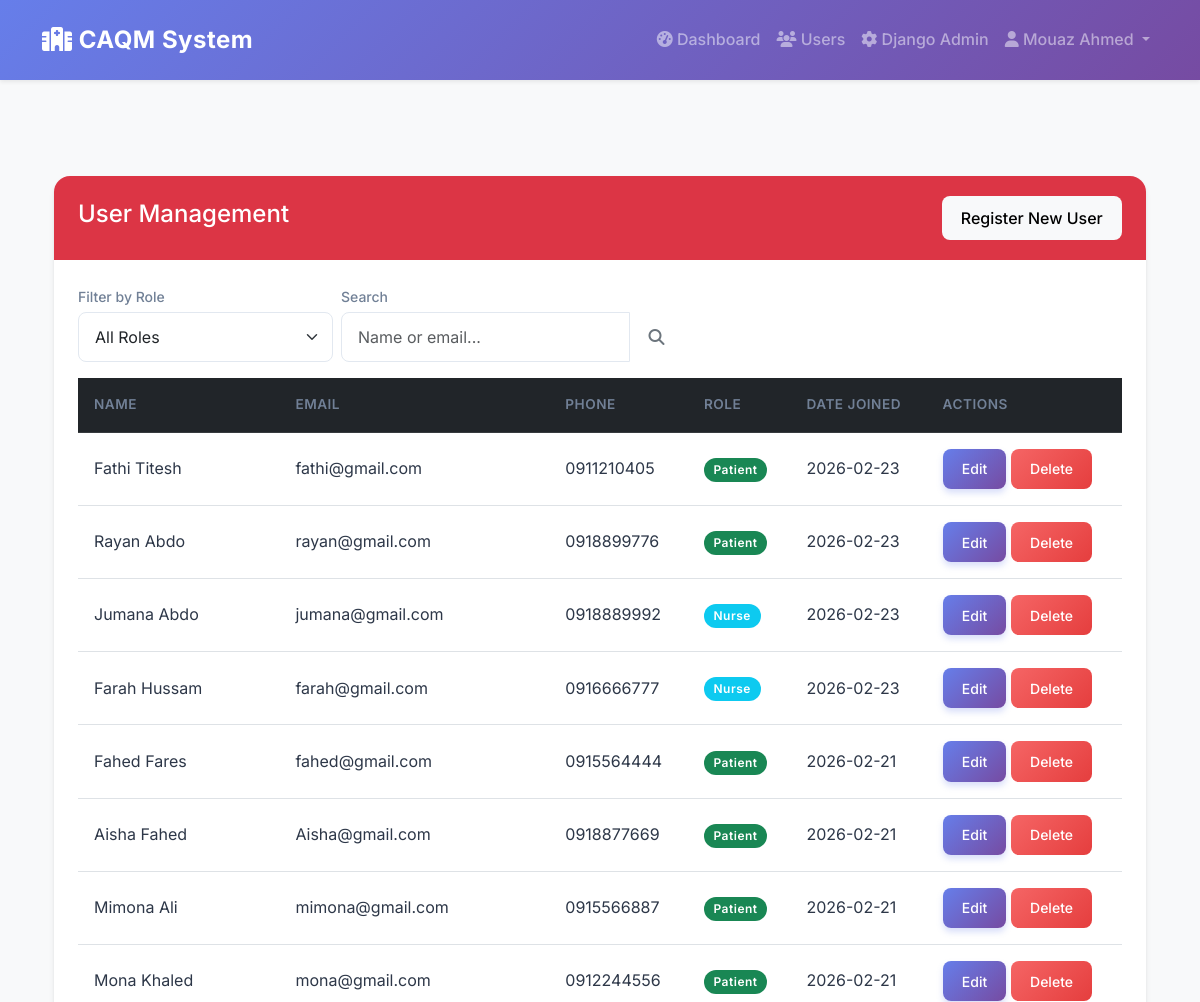
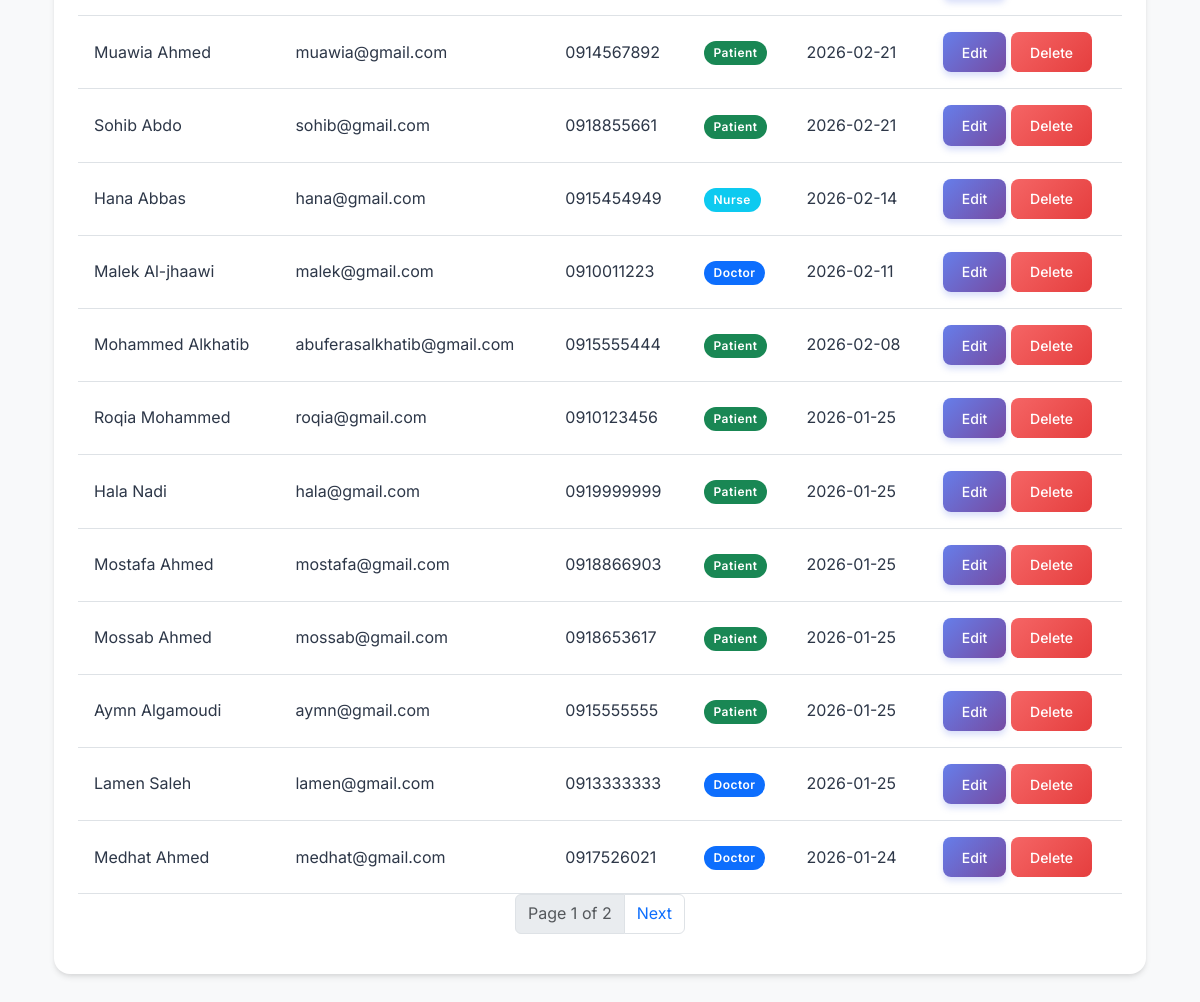
Page /admins/users/ (signed in) on the committed database (2 pictures, top to bottom).
### accounts/models.py (models this page shows, shortened)
class User(AbstractBaseUser, PermissionsMixin):
    ROLE_CHOICES = [
        ('PATIENT', 'Patient'),
        ('DOCTOR', 'Doctor'),
        ('NURSE', 'Nurse'),
        ('ADMIN', 'Admin'),
    ]
    GENDER_CHOICES = [
        ('MALE', 'Male'),
        ('FEMALE', 'Female'),
    ]
    email = models.EmailField(unique=True, max_length=255)
    first_name = models.CharField(max_length=100)
    last_name = models.CharField(max_length=100)
    phone_regex = RegexValidator(
        regex=r'^(091|092|093|094)\d{7}$',
        message="Phone number must be in the format: '091xxxxxxx', '092xxxxxxx', '093xxxxxxx', or '094xxxxxxx' (10 digits total)."
    )
    phone = models.CharField(validators=[phone_regex], max_length=17, blank=True)
    date_of_birth = models.DateField(null=True, blank=True)
    gender = models.CharField(max_length=10, choices=GENDER_CHOICES, blank=True, default='')
    role = models.CharField(max_length=10, choices=ROLE_CHOICES, default='PATIENT')
    is_active = models.BooleanField(default=True)
    is_staff = models.BooleanField(default=False)
    created_at = models.DateTimeField(auto_now_add=True)
    updated_at = models.DateTimeField(auto_now=True)
    objects = UserManager()
    USERNAME_FIELD = 'email'
    REQUIRED_FIELDS = ['first_name', 'last_name', 'date_of_birth']
    class Meta:
        db_table = 'users'
        verbose_name = 'User'
        verbose_name_plural = 'Users'
    def get_full_name(self):
        return f"{self.first_name} {self.last_name}"
    def is_patient(self):
        return self.role == 'PATIENT'
    def is_doctor(self):
        return self.role == 'DOCTOR'
    def is_admin(self):
        return self.role == 'ADMIN'
    def is_nurse(self):
        return self.role == 'NURSE'

### admins/views.py (the view)
# urls.py: path('users/', AdminUserListView.as_view(), name='admin_user_list'),
class AdminUserListView(LoginRequiredMixin, AdminRequiredMixin, ListView):
    model = User
    template_name = 'admins/admin_user_list.html'
    context_object_name = 'users'
    paginate_by = 20
    def get_queryset(self):
        role_filter = self.request.GET.get('role')
        search = self.request.GET.get('search', '').strip()
        return AdminService.get_all_users(role=role_filter, search=search or None)
    def get_context_data(self, **kwargs):
        context = super().get_context_data(**kwargs)
        context['role_filter'] = self.request.GET.get('role', '')
        context['search_query'] = self.request.GET.get('search', '')
        return context

### admins/services.py (called while the page is built)
    @staticmethod
    def get_all_users(role=None, search=None):
        try:
            from django.db.models import Q
            queryset = User.objects.all().order_by('-created_at')
            if role:
                queryset = queryset.filter(role=role)
            if search:
                queryset = queryset.filter(
                    Q(first_name__icontains=search) |
                    Q(last_name__icontains=search) |
                    Q(email__icontains=search)
                )
            return queryset
        except Exception as e:
            logger.error(f"Error getting users: {e}")
            return User.objects.none()

### admins/views.py (called while the page is built)
    def test_func(self):
        return self.request.user.is_authenticated and self.request.user.is_admin()

### admins/templates/admins/admin_user_list.html (shortened to what this page needs)
{% extends 'accounts/base.html' %}
{% load static %}
{% block content %}
<div class="container mt-5">
    <div class="card">
        <div class="card-header bg-danger text-white d-flex justify-content-between align-items-center">
            <h4> User Management</h4>
            <a href="{% url 'admins:admin_register_user' %}" class="btn btn-light">
                 Register New User
            </a>
        </div>
        <div class="card-body">
            <form method="get" class="mb-3">
                <div class="row g-2 align-items-end">
                    <div class="col-sm-4 col-md-3">
                        <label for="role" class="form-label mb-1 small text-muted">Filter by Role</label>
                        <select name="role" class="form-select" id="role" onchange="this.form.submit()">
                            <option value="">All Roles</option>
                        </select>
                    </div>
                    <div class="col-sm-5 col-md-4">
                        <label for="search" class="form-label mb-1 small text-muted">Search</label>
                        <div class="input-group">
                            <input type="text" class="form-control" id="search" name="search"
                                   placeholder="Name or email..." value="{{ search_query }}" aria-label="Search users by name or email">
                            <button class="btn btn-outline-secondary" type="submit" aria-label="Search users">
                                <i class="fas fa-search"></i>
                            </button>
                        </div>
                    </div>
                </div>
            </form>
            <div class="table-responsive">
                <table class="table table-hover">
                    <thead class="table-dark">
                        <tr>
                            <th>Name</th>
                            <th>Email</th>
                            <th>Phone</th>
                            <th>Role</th>
                            <th>Date Joined</th>
                            <th>Actions</th>
                        </tr>
                    </thead>
                    <tbody>
                        {% for user in users %}
                        <tr>
                            <td>{{ user.get_full_name }}</td>
                            <td>{{ user.email }}</td>
                            <td>{{ user.phone }}</td>
                            <td>
                                <span
                                    class="badge bg-{% if user.role == 'ADMIN' %}danger{% elif user.role == 'DOCTOR' %}primary{% elif user.role == 'NURSE' %}info{% else %}success{% endif %}">
                                    {{ user.get_role_display }}
                                </span>
                            </td>
                            <td>{{ user.created_at|date:'Y-m-d' }}</td>
                            <td>
                                <a href="{% url 'admins:admin_edit_user' user.id %}" class="btn btn-sm btn-primary" aria-label="Edit user {{ user.get_full_name }}">
                                     Edit
                                </a>
                                {% if user.id != request.user.id %}
                                <button type="button" class="btn btn-sm btn-danger delete-user-btn"
                                        data-bs-toggle="modal"
                                        data-bs-target="#deleteUserModal"
                                        data-user-id="{{ user.id }}"
                                        data-user-name="{{ user.get_full_name }}"
                                        data-user-email="{{ user.email }}"
                                        data-user-role="{{ user.get_role_display }}"
                                        aria-label="Delete user {{ user.get_full_name }}">
                                     Delete
                                </button>
                                {% else %}
                                <button type="button" class="btn btn-sm btn-danger" disabled title="Cannot delete yourself" aria-label="Delete user button is disabled because you cannot delete yourself">
                                    <i class="bi bi-trash"></i> Delete
                                </button>
                                {% endif %}
                            </td>
                        </tr>
                        {% endfor %}
                    </tbody>
                </table>
            </div>
            {% if is_paginated %}
            <nav aria-label="User list pagination">
                <ul class="pagination justify-content-center">
                    <li class="page-item disabled">
                        <span class="page-link">Page {{ page_obj.number }} of {{ page_obj.paginator.num_pages }}</span>
                    </li>
                    {% if page_obj.has_next %}
                    <li class="page-item">
                        <a class="page-link"
                            href="?page={{ page_obj.next_page_number }}{% if role_filter %}&role={{ role_filter }}{% endif %}{% if search_query %}&search={{ search_query }}{% endif %}" aria-label="Go to next page">Next</a>
                    </li>
                    {% endif %}
                </ul>
            </nav>
            {% endif %}
        </div>
    </div>
</div>
{% endblock %}

### accounts/templates/accounts/base.html (shortened to what this page needs)
{% load static %}
<!DOCTYPE html>
<html lang="en">
<head>
    <link href="https://cdn.jsdelivr.net/npm/bootstrap@5.3.0/dist/css/bootstrap.min.css" rel="stylesheet">
    <link rel="stylesheet" href="https://cdnjs.cloudflare.com/ajax/libs/font-awesome/6.4.0/css/all.min.css">
    <link rel="stylesheet" href="{% static 'css/style.css' %}">
</head>
<body>
    <nav class="navbar navbar-expand-lg navbar-dark shadow-sm">
        <div class="container">
            <a class="navbar-brand" href="{% url 'accounts:login' %}">
                <i class="fas fa-hospital"></i> CAQM System
            </a>
            <div class="collapse navbar-collapse" id="navbarNav">
                <ul class="navbar-nav ms-auto">
                    {% if user.is_authenticated %}
                    {% if user.is_patient %}
                    <li class="nav-item">
                        <a class="nav-link" href="{% url 'patients:book_appointment' %}">
                            <i class="fas fa-calendar-plus"></i> Book Appointment
                        </a>
                    </li>
                    <li class="nav-item">
                        <a class="nav-link" href="{% url 'patients:my_appointments' %}">
                            <i class="fas fa-calendar-check"></i> My Appointments
                        </a>
                    </li>
                    <li class="nav-item">
                        <a class="nav-link" href="{% url 'patients:notifications' %}">
                            <i class="fas fa-bell"></i> Notifications
                            {% if user.unread_notifications_count %}
                            <span class="badge bg-danger rounded-pill">{{ user.unread_notifications_count }}</span>
                            {% endif %}
                        </a>
                    </li>
                    <li class="nav-item">
                        <a class="nav-link" href="{% url 'patients:submit_patient_form' %}">
                            <i class="fas fa-file-medical"></i> Submit Medical Form
                        </a>
                    </li>
                    <li class="nav-item">
                        <a class="nav-link" href="{% url 'queues:queue_status' %}">
                            <i class="fas fa-list-ol"></i> Queue
                        </a>
                    </li>
                    {% elif user.is_admin %}
                    <li class="nav-item">
                        <a class="nav-link" href="{% url 'admins:admin_dashboard' %}">
                            <i class="fas fa-tachometer-alt"></i> Dashboard
                        </a>
                    </li>
                    <li class="nav-item">
                        <a class="nav-link" href="{% url 'admins:admin_user_list' %}">
                            <i class="fas fa-users"></i> Users
                        </a>
                    </li>
                    <li class="nav-item">
                        <a class="nav-link" href="{% url 'admin:index' %}">
                            <i class="fas fa-cog"></i> Django Admin
                        </a>
                    </li>
                    {% endif %}
                    <li class="nav-item dropdown">
                        <a class="nav-link dropdown-toggle" href="#" id="userDropdown" role="button"
                            data-bs-toggle="dropdown">
                            <i class="fas fa-user"></i> {{ user.get_full_name }}
                        </a>
                    </li>
                    {% endif %}
                </ul>
            </div>
        </div>
    </nav>
    <main class="container my-5">
        {% block content %}{% endblock %}
    </main>
</body>
</html>

### static/css/style.css (style rules this page uses)
:root { --primary-color: #667eea; --secondary-color: #764ba2; --accent-color: #00cdac; --text-dark: #2d3748; --text-light: #718096; --bg-light: #f8f9fa; --white: #ffffff; --success: #48bb78; --danger: #f56565; --warning: #ed8936; --info: #4299e1; --shadow-sm: 0 1px 3px 0 rgba(0, 0, 0, 0.1), 0 1px 2px 0 rgba(0, 0, 0, 0.06); --shadow-md: 0 4px 6px -1px rgba(0, 0, 0, 0.1), 0 2px 4px -1px rgba(0, 0, 0, 0.06); --shadow-lg: 0 10px 15px -3px rgba(0, 0, 0, 0.1), 0 4px 6px -2px rgba(0, 0, 0, 0.05); --radius-md: 0.5rem; --radius-lg: 1rem; }
body { background-color: var(--bg-light); font-family: 'Inter', -apple-system, BlinkMacSystemFont, "Segoe UI", Roboto, "Helvetica Neue", Arial, sans-serif; color: var(--text-dark); line-height: 1.6; min-height: 100vh; display: flex; flex-direction: column; }
.navbar { background: linear-gradient(135deg, var(--primary-color) 0%, var(--secondary-color) 100%); box-shadow: var(--shadow-md); padding: 1rem 0; }
.navbar-brand { font-weight: 700; font-size: 1.5rem; letter-spacing: 0.5px; }
.nav-link { font-weight: 500; transition: all 0.3s ease; opacity: 0.9; }
.card { border: none; border-radius: var(--radius-lg); box-shadow: var(--shadow-md); transition: transform 0.3s ease, box-shadow 0.3s ease; background: var(--white); overflow: hidden; margin-bottom: 1.5rem; }
.card-header { border-bottom: none; padding: 1.25rem 1.5rem; font-weight: 600; }
.card-body { padding: 1.5rem; }
.btn { border-radius: var(--radius-md); padding: 0.6rem 1.2rem; font-weight: 500; transition: all 0.3s ease; border: none; }
.btn-primary { background: linear-gradient(135deg, var(--primary-color) 0%, var(--secondary-color) 100%); box-shadow: 0 4px 6px rgba(102, 126, 234, 0.25); }
.btn-danger { background: linear-gradient(135deg, #f56565 0%, #e53e3e 100%); }
.form-control, .form-select { border-radius: var(--radius-md); border: 1px solid #e2e8f0; padding: 0.75rem 1rem; transition: all 0.3s ease; }
.form-label { font-weight: 500; color: var(--text-dark); margin-bottom: 0.5rem; }
.table { margin-bottom: 0; }
.table th { font-weight: 600; color: var(--text-light); text-transform: uppercase; font-size: 0.85rem; letter-spacing: 0.5px; border-bottom-width: 1px; padding: 1rem; }
.table td { vertical-align: middle; padding: 1rem; color: var(--text-dark); }
.badge { padding: 0.5em 0.8em; border-radius: 20px; font-weight: 600; letter-spacing: 0.5px; }
.text-muted { color: var(--text-light) !important; }

### rows in the picture
User: get_full_name "Mouaz Ahmed"
User: get_full_name "Fathi Titesh", email "fathi@gmail.com", phone "0911210405", role "Patient", created_at "2026-02-23"
User: get_full_name "Rayan Abdo", email "rayan@gmail.com", phone "0918899776", role "Patient", created_at "2026-02-23"
User: get_full_name "Jumana Abdo", email "jumana@gmail.com", phone "0918889992", role "Nurse", created_at "2026-02-23"
User: get_full_name "Farah Hussam", email "farah@gmail.com", phone "0916666777", role "Nurse", created_at "2026-02-23"
User: get_full_name "Fahed Fares", email "fahed@gmail.com", phone "0915564444", role "Patient", created_at "2026-02-21"
User: get_full_name "Aisha Fahed", email "Aisha@gmail.com", phone "0918877669", role "Patient", created_at "2026-02-21"
User: get_full_name "Mimona Ali", email "mimona@gmail.com", phone "0915566887", role "Patient", created_at "2026-02-21"
User: get_full_name "Mona Khaled", email "mona@gmail.com", phone "0912244556", role "Patient", created_at "2026-02-21"
User: get_full_name "Muawia Ahmed", email "muawia@gmail.com", phone "0914567892", role "Patient", created_at "2026-02-21"
User: get_full_name "Sohib Abdo", email "sohib@gmail.com", phone "0918855661", role "Patient", created_at "2026-02-21"
User: get_full_name "Hana Abbas", email "hana@gmail.com", phone "0915454949", role "Nurse", created_at "2026-02-14"
User: get_full_name "Malek Al-jhaawi", email "malek@gmail.com", phone "0910011223", role "Doctor", created_at "2026-02-11"
User: get_full_name "Mohammed Alkhatib", email "abuferasalkhatib@gmail.com", phone "0915555444", role "Patient", created_at "2026-02-08"
User: get_full_name "Roqia Mohammed", email "roqia@gmail.com", phone "0910123456", role "Patient", created_at "2026-01-25"
User: get_full_name "Hala Nadi", email "hala@gmail.com", phone "0919999999", role "Patient", created_at "2026-01-25"
User: get_full_name "Mostafa Ahmed", email "mostafa@gmail.com", phone "0918866903", role "Patient", created_at "2026-01-25"
User: get_full_name "Mossab Ahmed", email "mossab@gmail.com", phone "0918653617", role "Patient", created_at "2026-01-25"
User: get_full_name "Aymn Algamoudi", email "aymn@gmail.com", phone "0915555555", role "Patient", created_at "2026-01-25"
User: get_full_name "Lamen Saleh", email "lamen@gmail.com", phone "0913333333", role "Doctor", created_at "2026-01-25"
User: get_full_name "Medhat Ahmed", email "medhat@gmail.com", phone "0917526021", role "Doctor", created_at "2026-01-24"

### other values in the picture
{{ page_obj.number }} "1"
{{ page_obj.paginator.num_pages }} "2"
